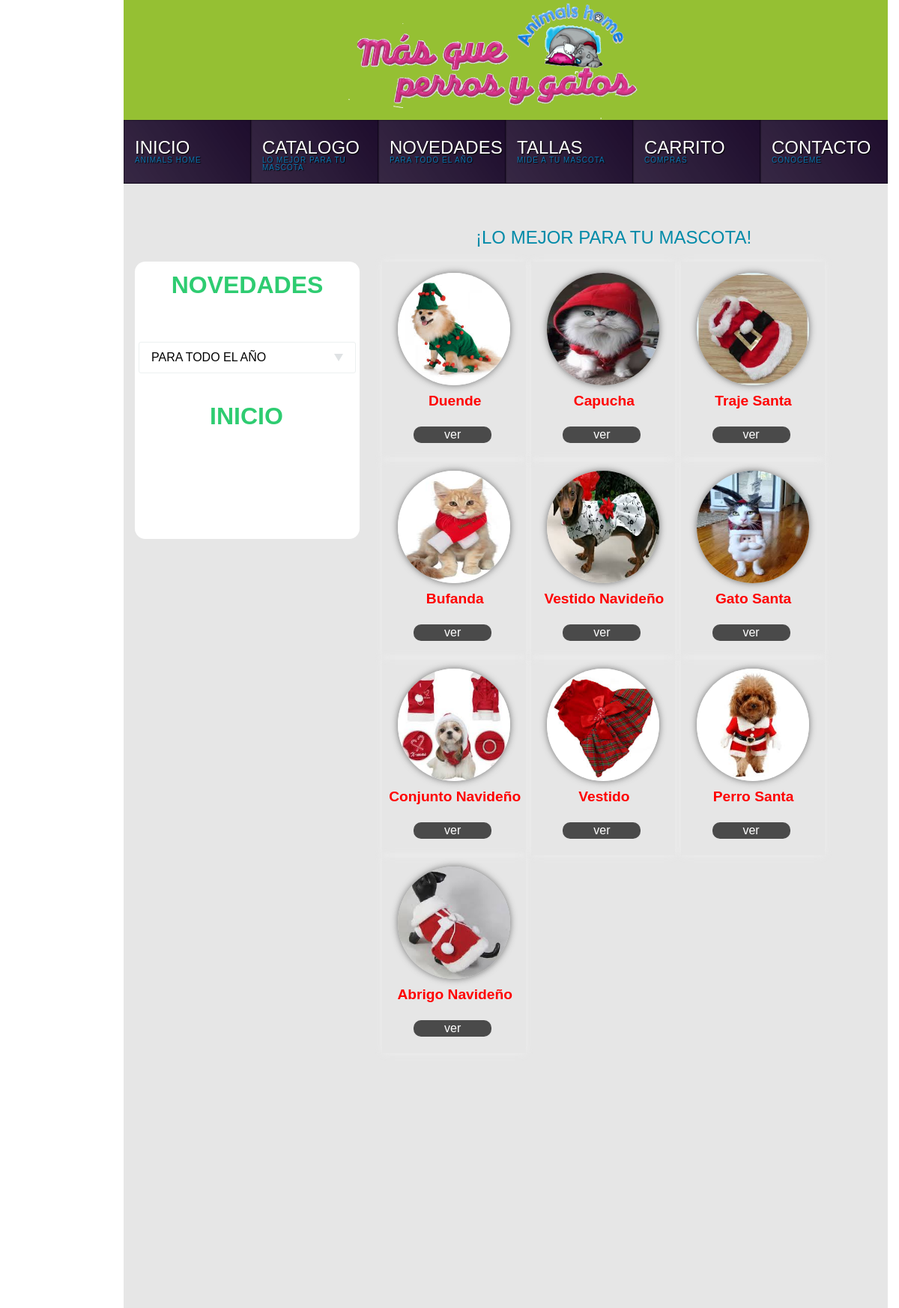
/navidad.php, run on the app's committed database.
### tables this page shows
CREATE TABLE IF NOT EXISTS `productos` (
  `id` int(11) NOT NULL AUTO_INCREMENT,
  `nombre` text NOT NULL,
  `descripcion` text NOT NULL,
  `imagen` text NOT NULL,
  `precio` double NOT NULL,
  PRIMARY KEY (`id`)
);

### navidad.php (the view, shortened to what this page needs)
<!DOCTYPE HTML>
<html>
<head>
<link href="css/catalogo/accesorios.css" rel="stylesheet" type="text/css"/>
<link href="css/style.css" rel="stylesheet" type="text/css"/>
 <link rel="stylesheet" href="css/catalogo/reset.css">
 <link rel="stylesheet" href="css/catalogo/menuvertical.css">
</head>
<body id="cuerpo">
    <div id="barra-logo">
        <div id="imagen-logo"></div>
          </div>
          <div id="menu">
              <ul id="sdt_menu" class="sdt_menu">
				<li>
					<a href="inicio.php">
						<span class="sdt_wrap">
							<span class="sdt_link">INICIO</span>
							<span class="sdt_descr">ANIMALS HOME</span>
						</span>
					</a>
				</li>
				<li>
					<a href="catalogo.php">
						<span class="sdt_wrap">
							<span class="sdt_link">CATALOGO</span>
							<span class="sdt_descr">LO MEJOR PARA TU MASCOTA</span>
						</span>
					</a>
				</li>
				<li>
					<a href="novedades.php">
						<span class="sdt_wrap">
							<span class="sdt_link">NOVEDADES</span>
							<span class="sdt_descr">PARA TODO EL AÑO</span>
						</span>
					</a>
				</li>
				<li>
					<a href="tallas.php">
						<span class="sdt_wrap">
							<span class="sdt_link">TALLAS</span>
							<span class="sdt_descr">MIDE A TU MASCOTA</span>
						</span>
					</a>
				</li>
				<li>
					<a href="carrito.php">
						<span class="sdt_wrap">
							<span class="sdt_link">CARRITO</span>
							<span class="sdt_descr">COMPRAS</span>
						</span>
					</a>
				</li>
				<li>
					<a href="contacto.php">
						<span class="sdt_wrap">
							<span class="sdt_link">CONTACTO</span>
							<span class="sdt_descr">CONOCEME</span>
						</span>
					</a>
				</li>
			</ul>
          </div>
        <div id="contenedor">
               <div id="texto">
               <h5 class="titulo">
              ¡LO MEJOR PARA TU MASCOTA!
               </h5>
       </div>
	    <div id="menu-vertical">
            <h1 class="encabezado"><a href="novedades.php">NOVEDADES </a></h1>
<dl class="dropdown">
	<dt><a><span>PARA TODO EL AÑO</span></a></dt>
</dl>
	    <h1 class="encabezado2"><a href="inicio.php">INICIO </a></h1>
        </div>
		            <div id="catalogo-general">
								<?php
		$con="select * from productos LIMIT 100,10";
		$re=mysql_query($con)or die(mysql_error());
		while ($f=mysql_fetch_array($re)) {
		?>
			<div class="producto">
			<center>
				<img src="imagenes/productos/<?php echo $f['imagen'];?>"><br>
				<span class="span"><?php echo utf8_encode($f['nombre']);?></span><br>
				<a href="./detalles.php?id=<?php echo $f['id'];?>">ver</a>
			</center>
		</div>
		<?php
              }
          ?>
          </div>
		</div>
</body>
</html>

### css/catalogo/accesorios.css (style rules this page uses)
.encabezado a { font-family: "GothamRnd-Bold", Helvetica, Arial, sans-serif; font-size: 1em; font-weight: 700; text-align: center; color: #2ecc71; margin: 15px 0px; text-decoration:none; }
.encabezado2 a { float:left; font-family: "GothamRnd-Bold", Helvetica, Arial, sans-serif; font-size: 1em; font-weight: 700; text-align: center; color: #2ecc71; margin: 25px 100px; text-decoration:none; }
#cuerpo { margin: 0; }
#barra-logo { float: left; background: #95c033; box-shadow: none; width:1020px ; height: 160px; display: block; margin:0px 165px; }
#imagen-logo { float:left; -webkit-background-size: cover; -moz-background-size: cover; -o-background-size: cover; background-image: url("../../imagenes/logo.png"); background-size: cover; height: 200px; width: 400px; margin: -10px 300px; }
#menu { float: left; height: 100px; margin:auto 165px; width:1020px ; height: 85px; background:#1B0A2A; }
#contenedor { float: left; height: 1500px; margin:auto 165px; width:1020px ; background:#E6E6E6; }
#texto { float: left; width: 600px; height:0 auto; margin: 30px 450px; }
.titulo { font-family: "GothamRnd-Bold", Helvetica, Arial, sans-serif; font-size: 24px; color: #008AA8; margin-bottom: 25px; float: left; margin:30px 20px; }
#menu-vertical { float: left; width: 300px; height: 370px; margin: -40px 15px; background:white; border-radius: 14px 14px 14px 14px; -moz-border-radius: 14px 14px 14px 14px; -webkit-border-radius: 14px 14px 14px 14px; border: 0px solid #000000; }
#catalogo-general { float: left; width: 640px; height: 1000px; margin: -40px 12px; border-radius: 14px 14px 14px 14px; -moz-border-radius: 14px 14px 14px 14px; -webkit-border-radius: 14px 14px 14px 14px; border: 0px solid #000000; }
.span { width:250px; float:left; margin:25px -60px; font-family: "GothamRnd-Bold", Helvetica, Arial, sans-serif; color: red; font-weight: bolder; font-size: 1.2rem; }
.producto { width: 20%; height: 200px; display: inline-block; vertical-align: top; margin-left: 0.5%; padding: 5%; -webkit-box-shadow: 0px 0px 10px rgba(240, 240, 240, 0.75); -moz-box-shadow: 0px 0px 10px rgba(240, 240, 240, 0.75); box-shadow: 0px 0px 10px rgba(240, 240, 240, 0.75); -webkit-transition: all 1s ease-in-out; -moz-transition: all 1s ease-in-out; }
.producto img { width: 150px; height: 150px; margin:-17px -11px; border-radius: 50%; -webkit-box-shadow: 0px 0px 10px rgba(74, 74, 74, 0.75); -moz-box-shadow: 0px 0px 10px rgba(74, 74, 74, 0.75); box-shadow: 0px 0px 10px rgba(74, 74, 74, 0.75); -webkit-transition: all 1s ease-in-out; -moz-transition: all 1s ease-in-out; }
.producto a { font-family: "GothamRnd-Bold", Helvetica, Arial, sans-serif; float:left; margin: 0px 10px; background-color: #4a4a4a; padding: 3px; color: white; width: 50%; padding-left: 20px; padding-right: 20px; border-radius: 10px; text-decoration:none; }

### css/style.css (style rules this page uses)
ul.sdt_menu { margin:0; padding:0; list-style: none; font-family:"Myriad Pro", "Trebuchet MS", sans-serif; font-size:12px; width:1020px; }
ul.sdt_menu a { text-decoration:none; outline:none; }
ul.sdt_menu li { float:left; width:170px; height:85px; position:relative; cursor:pointer; }
ul.sdt_menu li > a { position:absolute; top:0px; left:0px; width:170px; height:85px; z-index:12; background:transparent url(../images/overlay.png) no-repeat bottom right; -moz-box-shadow:0px 0px 2px #000 inset; -webkit-box-shadow:0px 0px 2px #000 inset; box-shadow:0px 0px 2px #000 inset; }
ul.sdt_menu li span.sdt_wrap { position:absolute; top:25px; left:0px; width:170px; height:60px; z-index:15; }
ul.sdt_menu li span span.sdt_link, ul.sdt_menu li span span.sdt_descr, ul.sdt_menu li div.sdt_box a { margin-left:15px; text-transform:uppercase; text-shadow:1px 1px 1px #000; }
ul.sdt_menu li span span.sdt_link { color:#fff; font-size:24px; float:left; clear:both; }
ul.sdt_menu li span span.sdt_descr { color:#0B75AF; float:left; clear:both; width:155px; font-size:10px; letter-spacing:1px; }

### css/catalogo/menuvertical.css (style rules this page uses)
h1 { font-family: "GothamRnd-Bold", Helvetica, Arial, sans-serif; font-size: 2em; font-weight: 700; text-align: center; color: #2ecc71; margin: 15px 0px; }
.dropdown { width: 18em; margin: 60px 5px; margin-bottom: 1em; }
.dropdown dt a { font-family: "GothamRnd-Bold", Helvetica, Arial, sans-serif; display: block; height: 2.5em; width: 100%; border: 1px solid #ecf0f1; border-radius: 3px; text-decoration: none; }
.dropdown dt span { display: block; padding: 0 1em; line-height: 2.5em; border-right: 1em solid transparent; cursor: pointer; }

### data on the page
productos: imagen (picture), nombre "Duende"
productos: imagen (picture), nombre "Capucha"
productos: imagen (picture), nombre "Traje Santa"
productos: imagen (picture), nombre "Bufanda"
productos: imagen (picture), nombre "Vestido Navideño"
productos: imagen (picture), nombre "Gato Santa"
productos: imagen (picture), nombre "Conjunto Navideño"
productos: imagen (picture), nombre "Vestido"
productos: imagen (picture), nombre "Perro Santa"
productos: imagen (picture), nombre "Abrigo Navideño"
